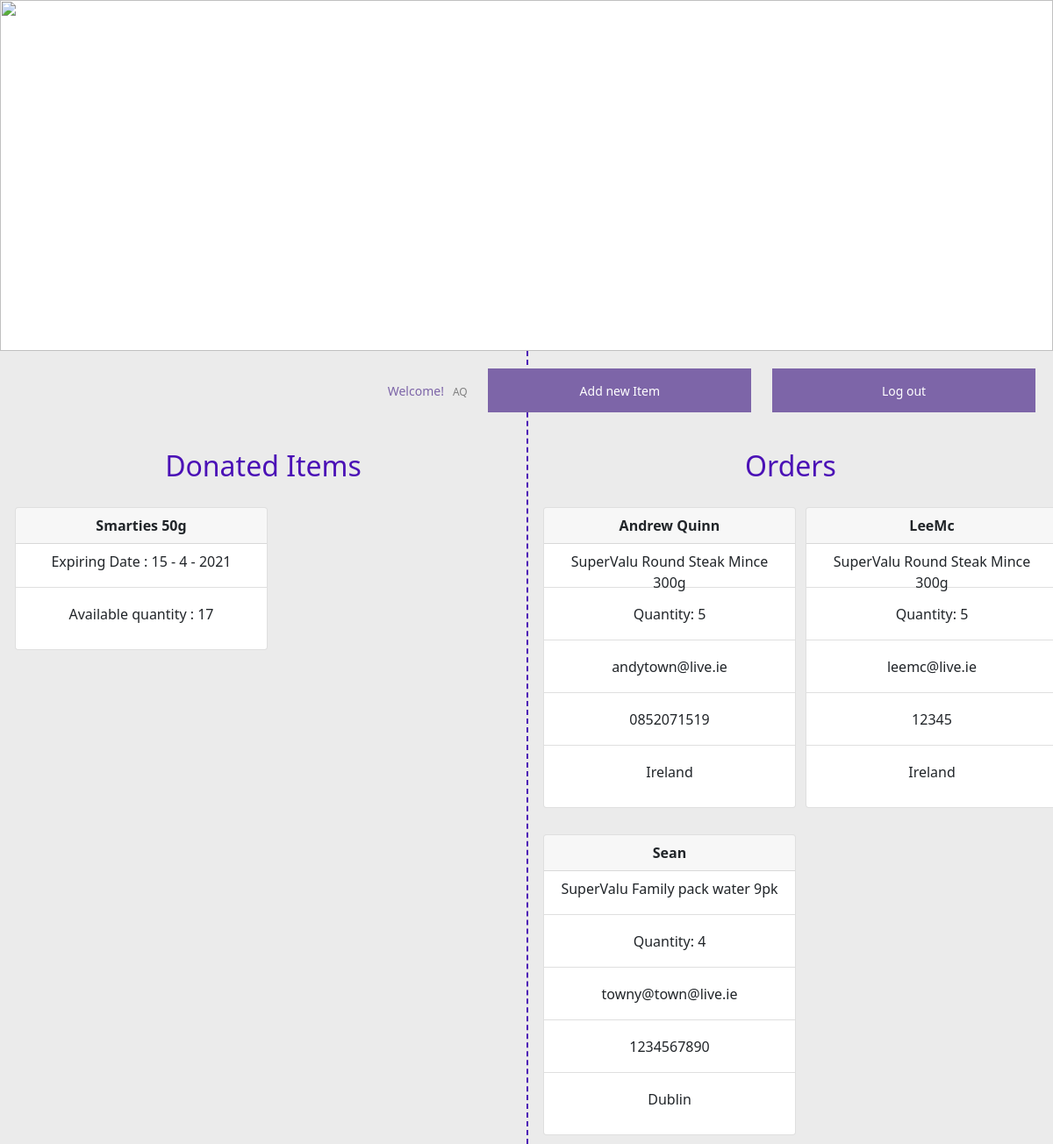
The page /list/item/AQ on the database its author committed.
### app.py (models this page shows, shortened)
class fooditem(db.Model):
    id = db.Column(db.Integer, primary_key=True, autoincrement=True)
    username = db.Column(db.String(80), nullable=False)
    itemName = db.Column(db.String(120), nullable=False)
    expDay = db.Column(db.Integer, nullable=False)
    expMonth = db.Column(db.Integer, nullable=False)
    expYear = db.Column(db.Integer, nullable=False)
    qx = db.Column(db.Integer, nullable=False)

class orders(db.Model):  # username of owner's food that's unique.
    id = db.Column(db.Integer, primary_key=True)
    username = db.Column(db.String(80), nullable=False)
    fullname = db.Column(db.String(120), nullable=False)
    email = db.Column(db.String(100), nullable=False)
    location = db.Column(db.String(200), nullable=False)
    contact = db.Column(db.String(20), nullable=False)
    fooditemid = db.Column(db.Integer, nullable=False)
    quantityoffood = db.Column(db.String(1000), nullable=False)

class deletedfooditems(db.Model):
    id = db.Column(db.Integer, primary_key=True)
    username = db.Column(db.String(80), nullable=False)
    itemName = db.Column(db.String(120), nullable=False)
    expDay = db.Column(db.Integer, nullable=False)
    expMonth = db.Column(db.Integer, nullable=False)
    expYear = db.Column(db.Integer, nullable=False)
    qx = db.Column(db.Integer, nullable=False)

### app.py (the view)
@app.route('/list/item/<username>')
def listitem(username):
    items = {}
    items = fooditem.query.filter_by(username=username).all()
    order = orders.query.filter_by(username=username).all()
    if len(items) == 0:
        items = deletedfooditems.query.filter_by(username=username).all()
    obj = {}
    for item in order:
        try:
            value = fooditem.query.filter_by(
                id=item.fooditemid).first().itemName
        except:
            value = deletedfooditems.query.filter_by(
                id=item.fooditemid).first().itemName
        obj[item.fooditemid] = value
    return render_template("item-list-store.html", usrname=username, items=items, orders=order, foodnames=obj)

### templates/item-list-store.html (shortened to what this page needs)
{% extends 'base.html' %}
{% block body %}
<div class="header-container">
    <img src="/static/images/header.jpg" height="400px" width="100%" alt="">
    <div id="username">Welcome!<label id="usrname">{{usrname}}</label>
        <button class="filledbtn" id="newitembtn">Add new Item</button>
        <button class="filledbtn" id="logOutBtn">Log out</button>
    </div>
</div>
<div class="container-fluid" style="background-color:rgb(235, 235, 235);">
    <div class="row">
        <div class="col-md-6">
            <div class="row mt-5">
                <h2 class="text-center pt-3 mt-5" style="color: rgb(75, 17, 182);">Donated Items</h2>
                {% for item in items %}
                {% if item.qx != 0 %}
                <div class="col-md-6 text-center">
                    <div class="card" style="width: 18rem; margin: 20px 5px 10px 5px;">
                        <div class="card-header">
                            <strong>{{item.itemName}}</strong>
                        </div>
                        <ul class="list-group list-group-flush">
                            <li class="list-group-item">Expiring Date : {{item.expDay}} -
                                {{item.expMonth}} - {{item.expYear}}</li>
                            <li class="list-group-item text-center">Available quantity :
                                {{item.qx}}</span>
                            </li>
                        </ul>
                    </div>
                </div>
                {% endif %}
                {% endfor %}
            </div>
        </div>
        <div class="col-md-6" style="border-left: 2px dashed rgb(75, 17, 182);">
            <div class="row mt-5">
                <h2 class="text-center pt-3 mt-5" style="color: rgb(75, 17, 182);">Orders</h2>
                {% for item in orders %}
                <div class="col-md-6 text-center">
                    <div class="card" style="width: 18rem; margin: 20px 5px 10px 5px;">
                        <div class="card-header">
                            <strong>{{item.fullname}}</strong>
                        </div>
                        <ul class="list-group list-group-flush">
                            <li class="list-group-item"> {{foodnames[item.fooditemid]}}</li>
                            <li class="list-group-item">Quantity: {{item.quantityoffood}}</li>
                            <li class="list-group-item">{{item.email}}</li>
                            <li class="list-group-item">{{item.contact}}</li>
                            <li class="list-group-item">{{item.location}}</li>
                        </ul>
                    </div>
                </div>
                {% endfor %}
            </div>
        </div>
    </div>
</div>
{% endblock %}

### static/css/main.css (style rules this page uses)
body { font-family: Verdana, Geneva, Tahoma, sans-serif; margin: 0px !important; padding: 0px !important; }
* { box-sizing: border-box; }
.header-container { position: relative; height: 400px; width: 100%; }
.row { display: flex; }
.filledbtn { width: 300px; height: 50px; margin: 10px; text-align: center !important; border-style: none; color: white !important; background-color: rgb(125, 101, 168); }
label { display: inline; font-size: 12px; color: gray; margin: 10px; }
#username { text-align: right; font-size: 14px; color: rgb(125, 101, 168); margin: 10px; }
li { position: relative; width: 100%; height: 50px; list-style-type: none; margin-bottom: 10px; border-top: none; border-right: none; border-bottom: 1px gray dotted; border-left: 1px gray dotted; }

### rows shown on the page
fooditem: itemName "Smarties 50g", expDay "15", expMonth "4", expYear "2021", qx "17"
orders: fullname "Andrew Quinn", fooditemid.itemName "SuperValu Round Steak Mince 300g", quantityoffood "5", email "andytown@live.ie", contact "0852071519", location "Ireland"
orders: fullname "LeeMc", fooditemid.itemName "SuperValu Round Steak Mince 300g", quantityoffood "5", email "leemc@live.ie", contact "12345", location "Ireland"
orders: fullname "Sean", fooditemid.itemName "SuperValu Family pack water 9pk", quantityoffood "4", email "towny@town@live.ie", contact "1234567890", location "Dublin"

### other values the page prints
{{ usrname }} "AQ"
